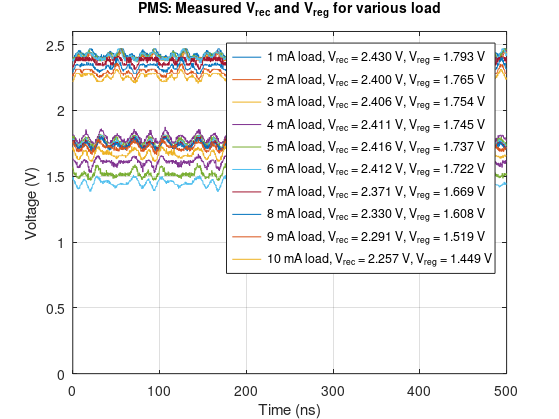

Recreate this plot in MATLAB. (Note: this script raises an error after producing the figure.)
clear all;

ma1 = load('load_1mA');
ma2 = load('load_2mA');
ma3 = load('load_3mA');
ma4 = load('load_4mA');
ma5 = load('load_5mA');
ma6 = load('load_6mA');
ma7 = load('load_7mA');
ma8 = load('load_8mA');
ma9 = load('load_9mA');
ma10 = load('load_10mA');

time = ma1.time;

%%
f1= figure(1);
plot(time, ma1.Vrec, time, ma2.Vrec, time, ma3.Vrec, time, ma4.Vrec, time, ma5.Vrec); hold on;
plot(time, ma6.Vrec, time, ma7.Vrec, time, ma8.Vrec, time, ma9.Vrec, time, ma10.Vrec);
plot(time, ma1.Vreg, time, ma2.Vreg, time, ma3.Vreg, time, ma4.Vreg, time, ma5.Vreg); hold on;
plot(time, ma6.Vreg, time, ma7.Vreg, time, ma8.Vreg, time, ma9.Vreg, time, ma10.Vreg);hold off;
grid on;
ylim([0, 2.6]);
xlabel('Time (ns)'); 
ylabel('Voltage (V)');
vrec1 = sprintf('1 mA load, V_{rec} = %.3f V, V_{reg} = %.3f V', ma1.Vrec_avg, ma1.Vreg_avg);
vrec2 = sprintf('2 mA load, V_{rec} = %.3f V, V_{reg} = %.3f V', ma2.Vrec_avg, ma2.Vreg_avg);
vrec3 = sprintf('3 mA load, V_{rec} = %.3f V, V_{reg} = %.3f V', ma3.Vrec_avg, ma3.Vreg_avg);
vrec4 = sprintf('4 mA load, V_{rec} = %.3f V, V_{reg} = %.3f V', ma4.Vrec_avg, ma4.Vreg_avg);
vrec5 = sprintf('5 mA load, V_{rec} = %.3f V, V_{reg} = %.3f V', ma5.Vrec_avg, ma5.Vreg_avg);
vrec6 = sprintf('6 mA load, V_{rec} = %.3f V, V_{reg} = %.3f V', ma6.Vrec_avg, ma6.Vreg_avg);
vrec7 = sprintf('7 mA load, V_{rec} = %.3f V, V_{reg} = %.3f V', ma7.Vrec_avg, ma7.Vreg_avg);
vrec8 = sprintf('8 mA load, V_{rec} = %.3f V, V_{reg} = %.3f V', ma8.Vrec_avg, ma8.Vreg_avg);
vrec9 = sprintf('9 mA load, V_{rec} = %.3f V, V_{reg} = %.3f V', ma9.Vrec_avg, ma9.Vreg_avg);
vrec10 = sprintf('10 mA load, V_{rec} = %.3f V, V_{reg} = %.3f V', ma10.Vrec_avg, ma10.Vreg_avg);

legend(vrec1, vrec2, vrec3, vrec4, vrec5,vrec6, vrec7, vrec8,vrec9, vrec10, 'location', 'best');

title('PMS: Measured V_{rec} and V_{reg} for various load', 'FontSize', 10);

%% save plot
set(f1,'Units','Inches');
pos = get(f1,'Position');
set(f1,'PaperPositionMode','Auto','PaperUnits','Inches','PaperSize',[pos(3), pos(4)]);
print(f1, 'pms_load_sweep.pdf', '-dpdf');
movefile('pms_load_sweep.pdf','../../../img/meas/pms_load_sweep.pdf');